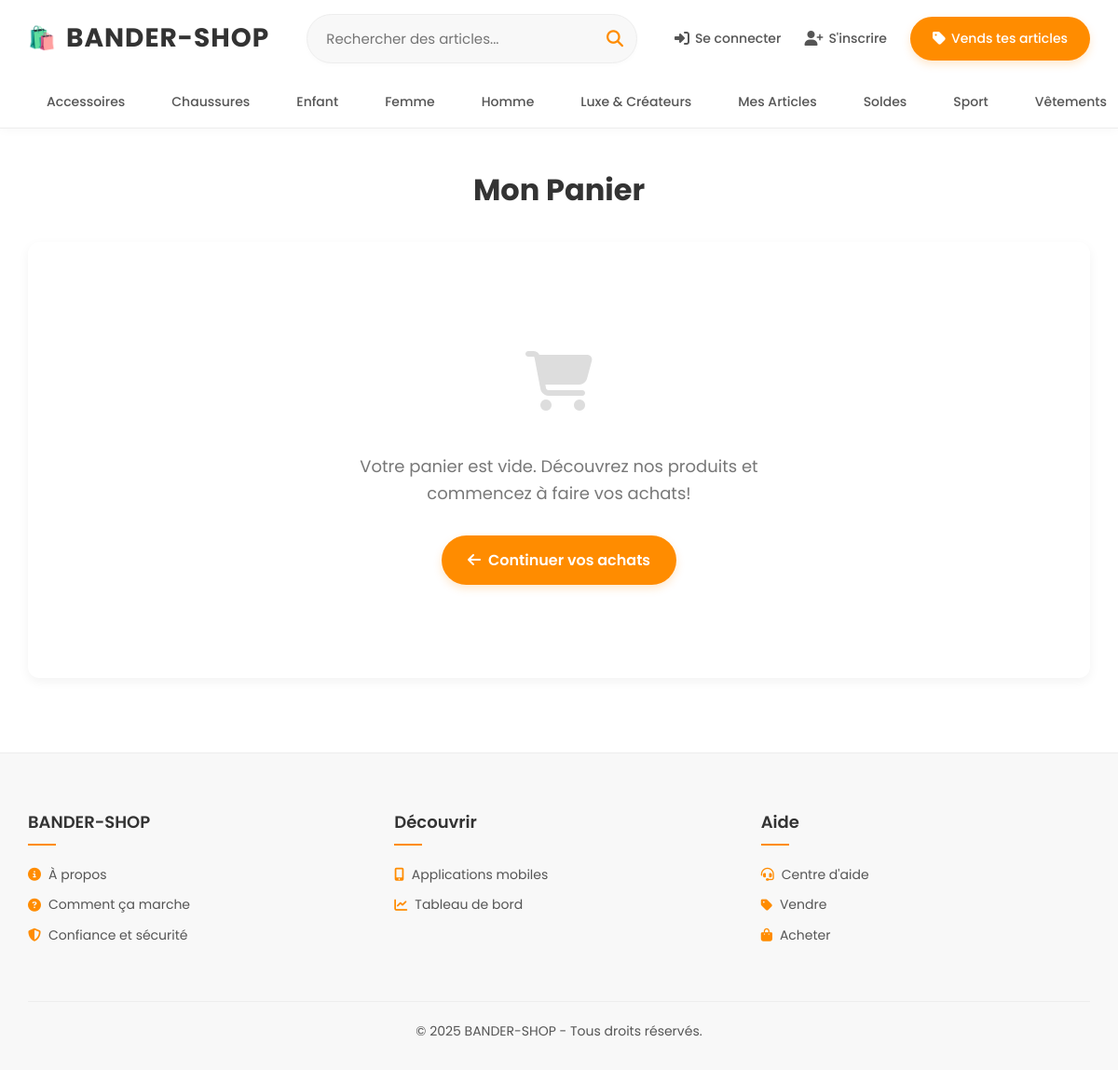
Page /panier.php on the committed database.
### tables this page shows
CREATE TABLE `categories` (
  `id` int NOT NULL AUTO_INCREMENT,
  `nom` varchar(100) NOT NULL,
  PRIMARY KEY (`id`),
  UNIQUE KEY `nom` (`nom`)
);

### panier.php (the view, shortened to what this page needs)
<?php
try {
    $pdo = new PDO("mysql:host=localhost;dbname=e_boutique", "root", "rootroot");
    $pdo->setAttribute(PDO::ATTR_ERRMODE, PDO::ERRMODE_EXCEPTION);
} catch (PDOException $e) {
    die("Erreur de connexion : " . $e->getMessage());
}
$stmt = $pdo->query("SELECT * FROM categories");
$categories = $stmt->fetchAll();
if (!isset($_SESSION['panier']) || empty($_SESSION['panier'])) {
    $panier_vide = true;
}
?>
<!DOCTYPE html>
<html lang="fr">
<head>
    <link rel="stylesheet" href="https://cdnjs.cloudflare.com/ajax/libs/font-awesome/6.4.0/css/all.min.css">
</head>
<body>
<header>
    <div class="header-container">
        <div class="logo">
            <a href="index.php">BANDER-SHOP</a>
        </div>
        <div class="search-container">
            <form class="search-bar" action="index.php" method="get">
                <input type="text" placeholder="Rechercher des articles..." name="search">
                <button type="submit"><i class="fas fa-search"></i></button>
            </form>
        </div>
        <div class="header-actions">
            <?php if (isset($_SESSION['user_id'])): ?>
                <a href="compte.php"><i class="fas fa-user-circle"></i> <?= htmlspecialchars($_SESSION['user_nom']); ?></a>
                <a href="messages.php"><i class="fas fa-envelope"></i> Messages</a>
                <a href="mes_articles.php"><i class="fas fa-box"></i> Mes Articles</a>
                <a href="logout.php"><i class="fas fa-sign-out-alt"></i> Déconnexion</a>
            <?php else: ?>
                <a href="connexion.php"><i class="fas fa-sign-in-alt"></i> Se connecter</a>
                <a href="inscription.php"><i class="fas fa-user-plus"></i> S'inscrire</a>
            <?php endif; ?>
            <a href="<?= isset($_SESSION['user_id']) ? 'mes_articles.php' : 'connexion.php' ?>" class="sell-button"><i class="fas fa-tag"></i> Vends tes articles</a>
        </div>
    </div>
    <nav class="category-nav">
        <ul>
            <?php foreach ($categories as $category): ?>
                <li>
                    <a href="index.php?categorie_id=<?= $category['id'] ?>">
                        <?= htmlspecialchars($category['nom']) ?>
                    </a>
                </li>
            <?php endforeach; ?>
        </ul>
    </nav>
</header>
<main>
    <h1 class="page-title">Mon Panier</h1>
    <div class="cart-container">
        <?php if ($panier_vide): ?>
            <div class="empty-cart">
                <div class="empty-cart-icon"><i class="fas fa-shopping-cart"></i></div>
                <p class="empty-cart-message">Votre panier est vide. Découvrez nos produits et commencez à faire vos achats!</p>
                <a href="index.php" class="continue-shopping"><i class="fas fa-arrow-left"></i> Continuer vos achats</a>
            </div>
        <?php endif; ?>
    </div>
</main>
<footer>
    <div class="footer-container">
        <div class="footer-column">
            <h4>BANDER-SHOP</h4>
            <ul>
                <li><a href="#"><i class="fas fa-info-circle"></i> À propos</a></li>
                <li><a href="#"><i class="fas fa-question-circle"></i> Comment ça marche</a></li>
                <li><a href="#"><i class="fas fa-shield-alt"></i> Confiance et sécurité</a></li>
            </ul>
        </div>
        <div class="footer-column">
            <h4>Découvrir</h4>
            <ul>
                <li><a href="#"><i class="fas fa-mobile-alt"></i> Applications mobiles</a></li>
                <li><a href="#"><i class="fas fa-chart-line"></i> Tableau de bord</a></li>
            </ul>
        </div>
        <div class="footer-column">
            <h4>Aide</h4>
            <ul>
                <li><a href="#"><i class="fas fa-headset"></i> Centre d'aide</a></li>
                <li><a href="#"><i class="fas fa-tag"></i> Vendre</a></li>
                <li><a href="#"><i class="fas fa-shopping-bag"></i> Acheter</a></li>
            </ul>
        </div>
    </div>
    <div class="copyright">
        <p>&copy; 2025 BANDER-SHOP - Tous droits réservés.</p>
    </div>
</footer>
</body>
</html>

### rows in the picture
categories: nom "Accessoires"
categories: nom "Chaussures"
categories: nom "Enfant"
categories: nom "Femme"
categories: nom "Homme"
categories: nom "Luxe & Créateurs"
categories: nom "Mes Articles"
categories: nom "Soldes"
categories: nom "Sport"
categories: nom "Vêtements"
